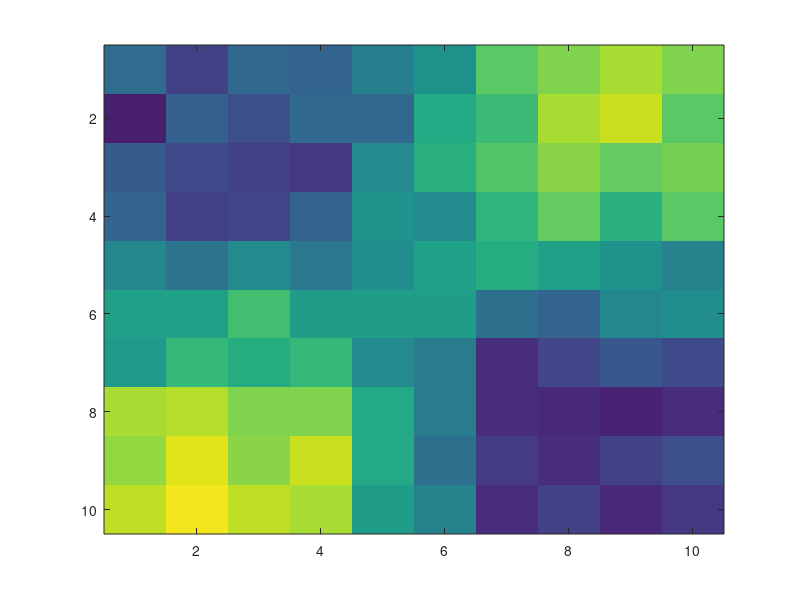

The MATLAB source for this figure: (Note: this script raises an error after producing the figure.)
% plot group avg filters using the same methods as Neri (2014)

clear all;
close all;

% get z score

load('P_avg.mat')

P_EB_Z = (P_EB_avg - mean(P_EB_avg(:)))/std(P_EB_avg(:));
P_SC_Z = (P_SC_avg - mean(P_SC_avg(:)))/std(P_SC_avg(:));

zcutoff = 1;
lim = 2;

sigidx_EB = abs(P_EB_Z) > zcutoff; 
sigidx_SC = abs(P_SC_Z) > zcutoff; 

figure(1); % early blind

ax1 = axes; 
im1 = imagesc(P_EB_Z);
caxis([-lim lim]);
ax1.XTick = []; 
ax1.YTick = []; 
axis square;

ax2 = axes; 
im2 = imagesc(P_EB_Z);
im2.AlphaData = sigidx_EB;
caxis([-lim lim]);
axis square;

linkaxes([ax1,ax2]) 
ax2.Visible = 'off'; 
ax2.XTick = []; 
ax2.YTick = []; 
colormap(ax1,'gray') 
colormap(ax2,redblueNeri) 

cb1 = colorbar(ax1,'Position',[.05 .11 .0675 .815]); 
cb2 = colorbar(ax2,'Position',[.88 .11 .0675 .815]); 

xlabel('space');
ylabel('time');

figure(2); % sighted

ax3 = axes; 
im3 = imagesc(P_SC_Z);
caxis([-lim lim]);
ax3.XTick = []; 
ax3.YTick = []; 
axis square;

ax4 = axes; 
im4 = imagesc(P_SC_Z);
im4.AlphaData = sigidx_SC;
caxis([-lim lim]);
axis square;

linkaxes([ax3,ax4]) 
ax4.Visible = 'off'; 
ax4.XTick = []; 
ax4.YTick = []; 
colormap(ax3,'gray') 
colormap(ax4,redblueNeri) 

cb3 = colorbar(ax3,'Position',[.05 .11 .0675 .815]); 
cb4 = colorbar(ax4,'Position',[.88 .11 .0675 .815]); 

xlabel('space');
ylabel('time');









